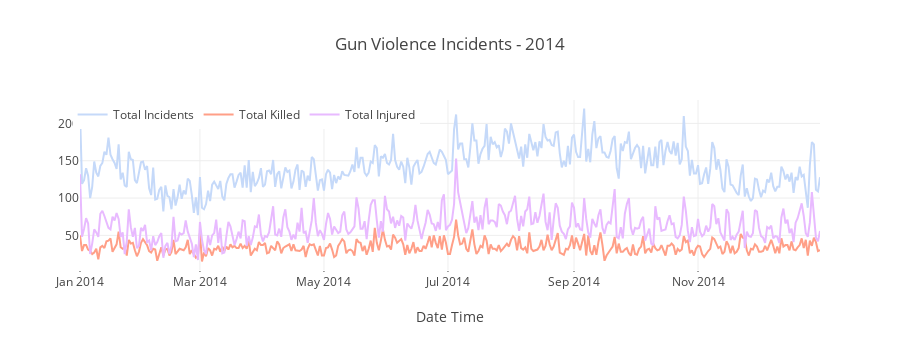
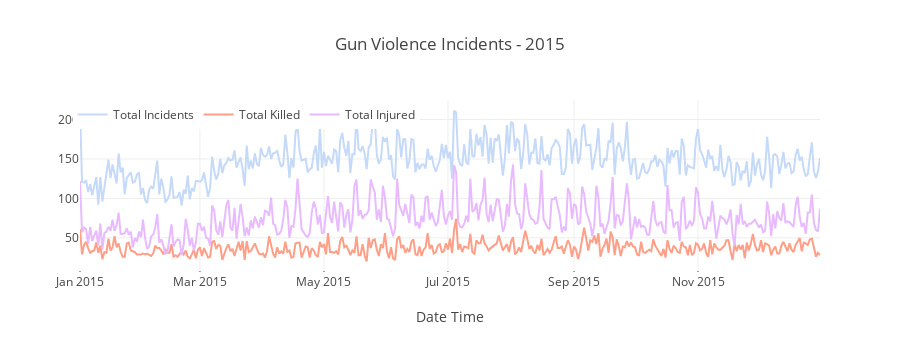
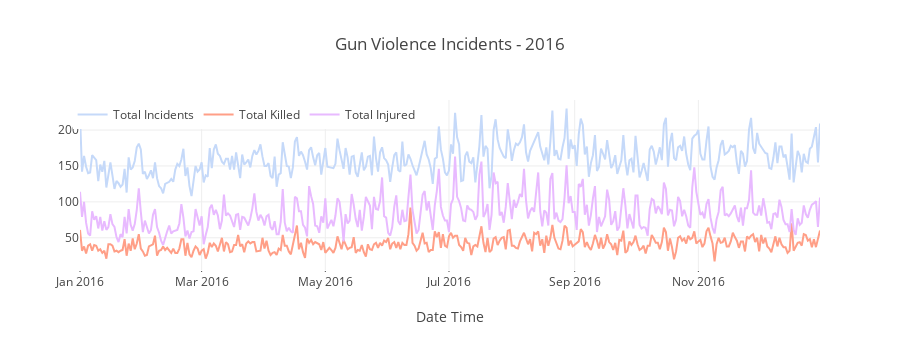
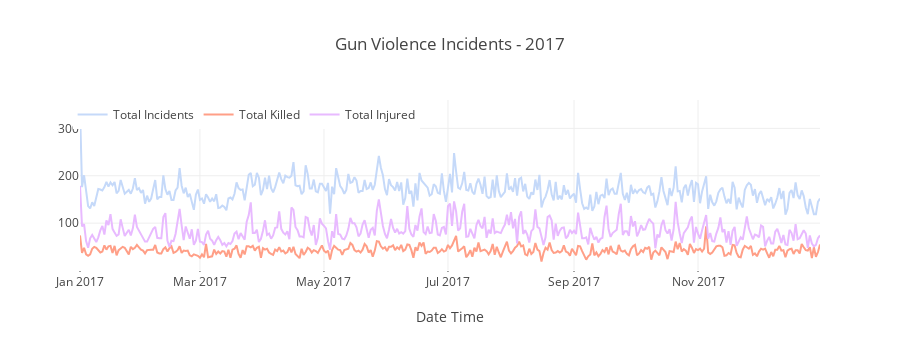

These figures' notebook cell, in order:
### Code cell
# 2014 time series
temp = df[df['year'] == 2014].groupby('date').agg({'state' : 'count', 'n_killed' : 'sum', 'n_injured' : 'sum'}).reset_index().rename(columns={'state' : 'incidents'})


trace1 = go.Scatter(x = temp.date, y = temp.incidents, name='Total Incidents', mode = "lines", marker = dict(color = '#c5d9f9'))
trace2 = go.Scatter(x = temp.date, y = temp.n_killed, name="Total Killed", mode = "lines", marker = dict(color = '#ff9f87'))
trace3 = go.Scatter(x = temp.date, y = temp.n_injured, name="Total Injured", mode = "lines", marker = dict(color = '#e8baff'))

data = [trace1, trace2, trace3]
layout = dict(height=350, title = 'Gun Violence Incidents - 2014', legend=dict(orientation="h", x=-.01, y=1), xaxis= dict(title='Date Time', ticklen= 1))
fig = dict(data = data, layout = layout)
iplot(fig)



# 2015 time series
temp = df[df['year'] == 2015].groupby('date').agg({'state' : 'count', 'n_killed' : 'sum', 'n_injured' : 'sum'}).reset_index().rename(columns={'state' : 'incidents'})


trace1 = go.Scatter(x = temp.date, y = temp.incidents, name='Total Incidents', mode = "lines", marker = dict(color = '#c5d9f9'))
trace2 = go.Scatter(x = temp.date, y = temp.n_killed, name="Total Killed", mode = "lines", marker = dict(color = '#ff9f87'))
trace3 = go.Scatter(x = temp.date, y = temp.n_injured, name="Total Injured", mode = "lines", marker = dict(color = '#e8baff'))

data = [trace1, trace2, trace3]
layout = dict(height=350, title = 'Gun Violence Incidents - 2015', legend=dict(orientation="h", x=-.01, y=1), xaxis= dict(title='Date Time', ticklen= 1))
fig = dict(data = data, layout = layout)
iplot(fig)





# 2016 time series
temp = df[df['year'] == 2016].groupby('date').agg({'state' : 'count', 'n_killed' : 'sum', 'n_injured' : 'sum'}).reset_index().rename(columns={'state' : 'incidents'})


trace1 = go.Scatter(x = temp.date, y = temp.incidents, name='Total Incidents', mode = "lines", marker = dict(color = '#c5d9f9'))
trace2 = go.Scatter(x = temp.date, y = temp.n_killed, name="Total Killed", mode = "lines", marker = dict(color = '#ff9f87'))
trace3 = go.Scatter(x = temp.date, y = temp.n_injured, name="Total Injured", mode = "lines", marker = dict(color = '#e8baff'))

data = [trace1, trace2, trace3]
layout = dict(height=350,title = 'Gun Violence Incidents - 2016', legend=dict(orientation="h", x=-.01, y=1), xaxis= dict(title='Date Time', ticklen= 1))
fig = dict(data = data, layout = layout)
iplot(fig)


# 2017 time series
temp = df[df['year'] == 2017].groupby('date').agg({'state' : 'count', 'n_killed' : 'sum', 'n_injured' : 'sum'}).reset_index().rename(columns={'state' : 'incidents'})


trace1 = go.Scatter(x = temp.date, y = temp.incidents, name='Total Incidents', mode = "lines", marker = dict(color = '#c5d9f9'))
trace2 = go.Scatter(x = temp.date, y = temp.n_killed, name="Total Killed", mode = "lines", marker = dict(color = '#ff9f87'))
trace3 = go.Scatter(x = temp.date, y = temp.n_injured, name="Total Injured", mode = "lines", marker = dict(color = '#e8baff'))

data = [trace1, trace2, trace3]
layout = dict(height=350,title = 'Gun Violence Incidents - 2017', legend=dict(orientation="h", x=-.01, y=1), xaxis= dict(title='Date Time', ticklen= 1))
fig = dict(data = data, layout = layout)
iplot(fig)

### Figure 1 — Plotly figure (JSON) as saved in the notebook; plotly's stock layout.template omitted (floating-point values rounded to 4 significant figures; data arrays with more than 128 entries replaced by an {"elided": "..."} marker saying what was removed)
{"data": [{"marker": {"color": "#c5d9f9"}, "mode": "lines", "name": "Total Incidents", "type": "scatter", "uid": "e0efccd8-9bf0-41d3-a0f0-568c58a68d14", "x": {"elided": "365 str values"}, "y": {"elided": "365 int values"}}, {"marker": {"color": "#ff9f87"}, "mode": "lines", "name": "Total Killed", "type": "scatter", "uid": "0141a0c5-c2cd-4cc9-9aec-2bc3d7d5b6dd", "x": {"elided": "365 str values"}, "y": {"elided": "365 int values"}}, {"marker": {"color": "#e8baff"}, "mode": "lines", "name": "Total Injured", "type": "scatter", "uid": "4788fa57-67f9-4690-bb11-50676488502d", "x": {"elided": "365 str values"}, "y": {"elided": "365 int values"}}], "layout": {"height": 350, "legend": {"orientation": "h", "x": -0.01, "y": 1}, "title": {"text": "Gun Violence Incidents - 2014"}, "xaxis": {"ticklen": 1, "title": {"text": "Date Time"}}}}

### Figure 2 — Plotly figure (JSON) as saved in the notebook; plotly's stock layout.template omitted (floating-point values rounded to 4 significant figures; data arrays with more than 128 entries replaced by an {"elided": "..."} marker saying what was removed)
{"data": [{"marker": {"color": "#c5d9f9"}, "mode": "lines", "name": "Total Incidents", "type": "scatter", "uid": "42a31680-d6ee-4919-8701-abf84b5bd4a4", "x": {"elided": "364 str values"}, "y": {"elided": "364 int values"}}, {"marker": {"color": "#ff9f87"}, "mode": "lines", "name": "Total Killed", "type": "scatter", "uid": "322861a4-ca1a-45e8-bb72-038f0472613d", "x": {"elided": "364 str values"}, "y": {"elided": "364 int values"}}, {"marker": {"color": "#e8baff"}, "mode": "lines", "name": "Total Injured", "type": "scatter", "uid": "a9bbf40d-d7e2-42bd-ad08-70502113c2e5", "x": {"elided": "364 str values"}, "y": {"elided": "364 int values"}}], "layout": {"height": 350, "legend": {"orientation": "h", "x": -0.01, "y": 1}, "title": {"text": "Gun Violence Incidents - 2015"}, "xaxis": {"ticklen": 1, "title": {"text": "Date Time"}}}}

### Figure 3 — Plotly figure (JSON) as saved in the notebook; plotly's stock layout.template omitted (floating-point values rounded to 4 significant figures; data arrays with more than 128 entries replaced by an {"elided": "..."} marker saying what was removed)
{"data": [{"marker": {"color": "#c5d9f9"}, "mode": "lines", "name": "Total Incidents", "type": "scatter", "uid": "8cf78708-6676-4207-bc4e-a560ce0d0b72", "x": {"elided": "365 str values"}, "y": {"elided": "365 int values"}}, {"marker": {"color": "#ff9f87"}, "mode": "lines", "name": "Total Killed", "type": "scatter", "uid": "32e21780-6b09-4894-81a5-adf5f3fb02ff", "x": {"elided": "365 str values"}, "y": {"elided": "365 int values"}}, {"marker": {"color": "#e8baff"}, "mode": "lines", "name": "Total Injured", "type": "scatter", "uid": "0a32bfae-e519-40d8-ae43-9aa4bcf25b8c", "x": {"elided": "365 str values"}, "y": {"elided": "365 int values"}}], "layout": {"height": 350, "legend": {"orientation": "h", "x": -0.01, "y": 1}, "title": {"text": "Gun Violence Incidents - 2016"}, "xaxis": {"ticklen": 1, "title": {"text": "Date Time"}}}}

### Figure 4 — Plotly figure (JSON) as saved in the notebook; plotly's stock layout.template omitted (floating-point values rounded to 4 significant figures; data arrays with more than 128 entries replaced by an {"elided": "..."} marker saying what was removed)
{"data": [{"marker": {"color": "#c5d9f9"}, "mode": "lines", "name": "Total Incidents", "type": "scatter", "uid": "7f4e9045-495e-44e8-b24d-e5e07056d1d8", "x": {"elided": "364 str values"}, "y": {"elided": "364 int values"}}, {"marker": {"color": "#ff9f87"}, "mode": "lines", "name": "Total Killed", "type": "scatter", "uid": "d7867cb0-9ae4-4bb2-bfeb-18504819f644", "x": {"elided": "364 str values"}, "y": {"elided": "364 int values"}}, {"marker": {"color": "#e8baff"}, "mode": "lines", "name": "Total Injured", "type": "scatter", "uid": "a4b7beec-151f-4944-8300-502c3192d88d", "x": {"elided": "364 str values"}, "y": {"elided": "364 int values"}}], "layout": {"height": 350, "legend": {"orientation": "h", "x": -0.01, "y": 1}, "title": {"text": "Gun Violence Incidents - 2017"}, "xaxis": {"ticklen": 1, "title": {"text": "Date Time"}}}}
